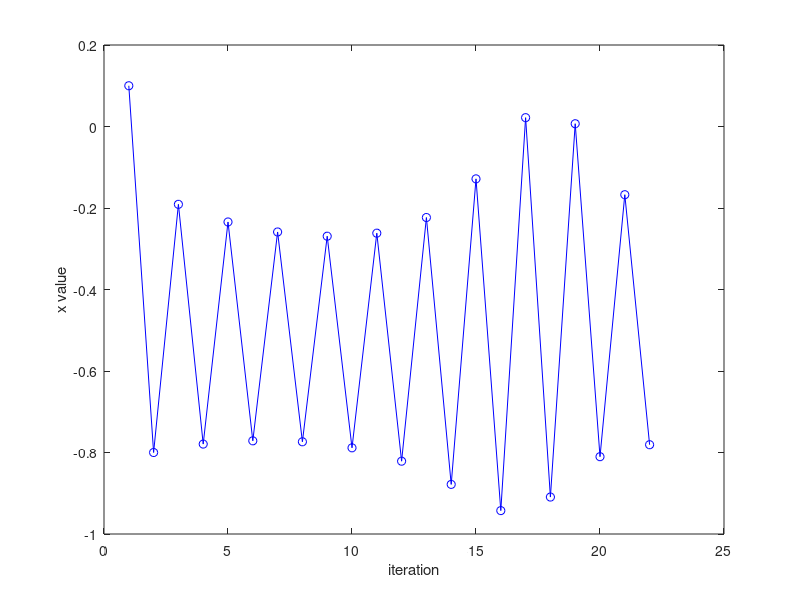
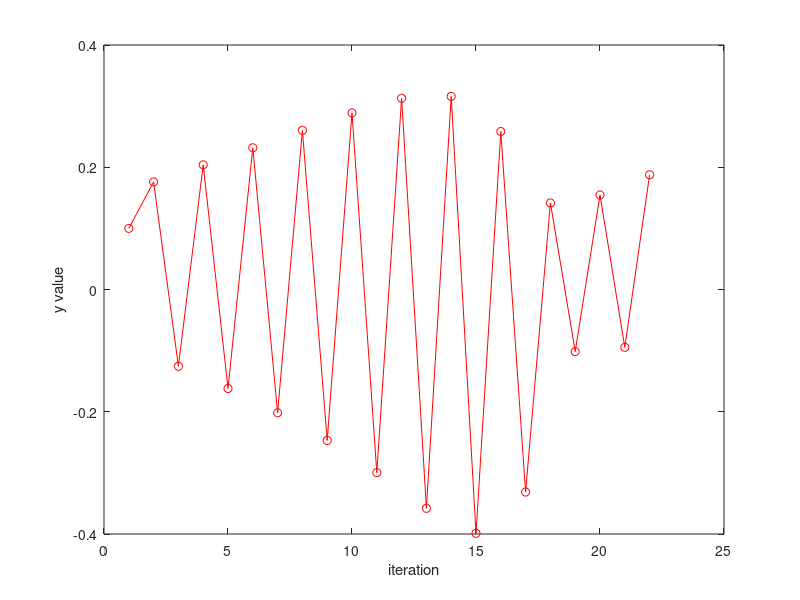
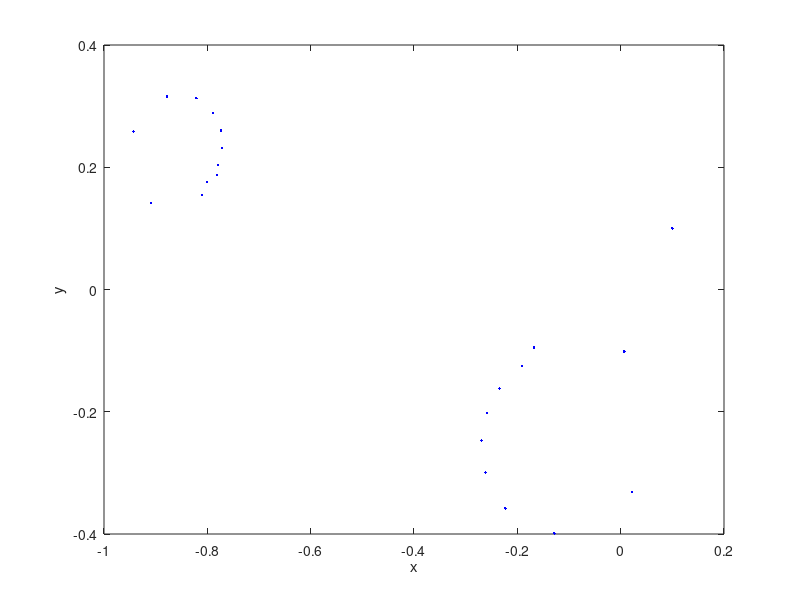
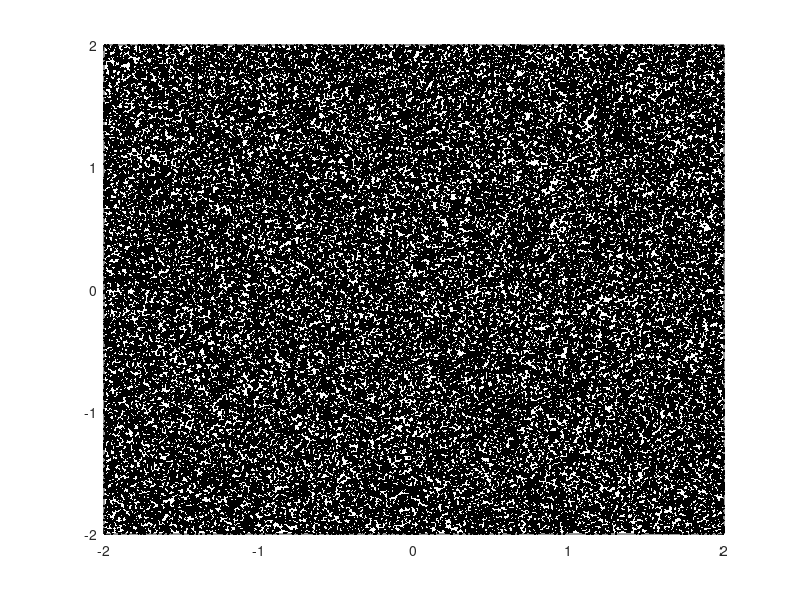

Reproduce these figures in MATLAB, in order.
% lab01.m
% Brady Berg

clear
close all
format compact

%% Project 1 (abc)

iter = 22;
x = zeros(1,iter);
y = zeros(1,iter);
c = -0.8;
d = 0.156;

x(1) = 0.1;
y(1) = 0.1;

for idx = 2:iter
    x(idx) = x(idx-1)^2 - y(idx-1)^2 + c;
    y(idx) = 2 * x(idx-1) * y(idx-1) + d;
end

figure(1)
plot(x,'-ob')
xlabel('iteration')
ylabel('x value')

figure(2)
plot(y,'-or')
xlabel('iteration')
ylabel('y value')

figure(3)
plot(x,y,'b.')
xlabel('x')
ylabel('y')

close all

%% Part d

numRand = 1e5;

xStart = -2 + 4 * rand([1,numRand]);
yStart = -2 + 4 * rand([1,numRand]);

figure(4)
plot(xStart,yStart,'.k')

%% Part e

outside = zeros(1,numRand);
for idx = 1:numRand
    newX = zeros(1,iter);
    newY = zeros(1,iter);
    newX(1) = xStart(idx);
    newY(1) = yStart(idx);
    for jdx = 2:iter
        newX(jdx) = newX(jdx-1)^2 - newY(jdx-1)^2 + c;
        newY(jdx) = 2 * newX(jdx-1) * newY(jdx-1) + d;
    end
    if abs(newX(iter)) > 2 || abs(newY(iter)) > 2
        outside(idx) = 1;
    end
end

figure(5)
plot(xStart(logical(outside)), yStart(logical(outside)), '.r', 'MarkerSize', 2)
hold on;
plot(xStart(logical(1-outside)), yStart(logical(1-outside)), '.b', 'MarkerSize', 2)

%%